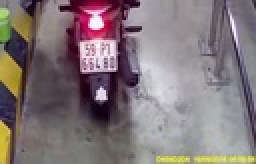
%> input picture ImageTest/1.jpg, 128 x 82 px, shrunk from 472 x 303 before the run (shown 2 times larger)
$ octave detected_plate.m   (GNU Octave 9; MATLAB toolbox functions it lacks are replaced by stand-ins)
%> lines starting %> are read from the running program, lines starting %| are printed output that depends on the picture
clc; close all; clear;

hog.numBins = 9;

hog.numHorizCells = 9;
hog.numVertCells = 8;

hog.cellSize = 8;

hog.winSize = [(hog.numVertCells * hog.cellSize + 2), ...
               (hog.numHorizCells * hog.cellSize + 2)];

%%
threshold = 0;

fprintf('Getting the HOG descriptor for an example image...\n');

img = imread('ImageTest/1.jpg');
%> img is the input picture: size 82x128x3 uint8; mean R, G, B 130.7, 118.3, 121
step = 8;
[h, w, ~] = size(img);
%> h = 82; w = 128

result_plate = [];
plate = [];
for i = 1:step:h
    for j =1:step:w
        if (i + 65) < (h - 1) && (j + 73) < (w - 1)
             width = 65;
             height = 73;
             imagesc(img);
             rectangle('Position', [j, i, height, width],...
             'linewidth',2,...
             'linestyle','-',...
             'EdgeColor','r');
             drawnow;
             hold off;
             im = img(i:i+65,j:j+73);
             H = getHOGDescriptor(hog, im);

%%
             load('hog_model_plate_1.mat');

             p = H' * hog.theta;
             if (p > threshold)
                 fprintf('  This image contains a plate!\n');
                 result_plate = [result_plate; j, i, height, width];

                 plate = [plate; p, j, i, height, width];
             else
%              fprintf('  This image does not contain a plate!\n');
             end
        end
    end
end
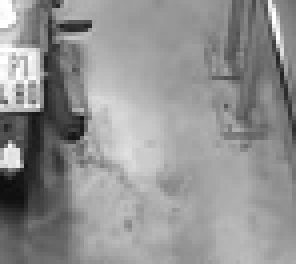
%> im: size 66x74 uint8 (shown 4 times larger); min 13, max 255, mean 145.6
%> after the loop, H = 2016 values, max 0.881 at index 89, min 0 at index 271, mean 0.128; height = 73; p = -0.86; width = 65
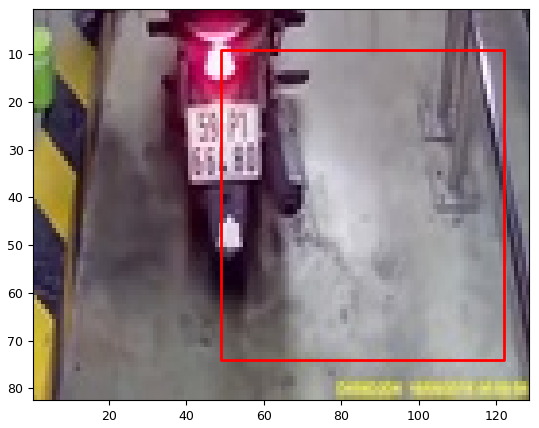
%> figure redrawn from the program's plot data
if(isempty(result_plate))
    fprintf('  This image does not contain a plate!\n');
end
hold off;
figure,
imagesc(img);
[m, ~] = size(result_plate);
%> m = 0
for i = 1 : m
    rectangle('Position', result_plate(i, :),...
    'linewidth',2,...
    'linestyle','-',...
    'EdgeColor','b');
end
%> this loop made 0 passes
[m, ~] = size(plate);
%> (the run ends here)
